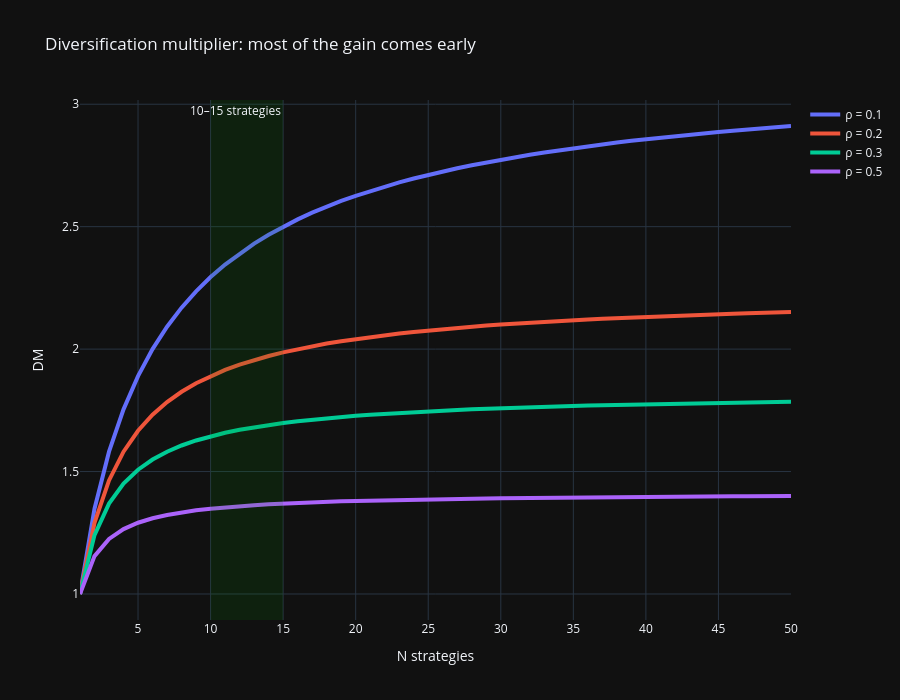

Write notebook code for a chart like this one.
### Markdown cell above
## 3. Diminishing returns

The **diversification multiplier** is how much the Sharpe ratio grows when you combine $N$ strategies: $DM = \sqrt{N / (1 + (N-1)\bar\rho)}$.

### Code cell
def div_mult(n, rho):
    return np.sqrt(n / (1 + (n - 1) * rho))

print("DM at ρ = 0.2:", {n: round(div_mult(n, 0.2), 2) for n in (1, 2, 5, 10, 20, 50)}, "| N → ∞:", round(1 / np.sqrt(0.2), 2))

dm = pd.DataFrame({f"ρ = {rho}": div_mult(ns, rho) for rho in (0.1, 0.2, 0.3, 0.5)}, index=ns)
fig = go.Figure([go.Scatter(x=dm.index, y=dm[c], name=c, line_width=4) for c in dm])
fig.add_vrect(x0=10, x1=15, fillcolor="green", opacity=0.15, line_width=0, annotation_text="10–15 strategies")
fig.update_layout(title="Diversification multiplier: most of the gain comes early", xaxis_title="N strategies",
                  yaxis_title="DM", height=700).show()

### Figure 1 — Plotly figure (JSON) as saved in the notebook; plotly's stock layout.template omitted (floating-point values rounded to 4 significant figures)
{"data": [{"line": {"width": 4}, "name": "ρ = 0.1", "type": "scatter", "x": [1, 2, 3, 4, 5, 6, 7, 8, 9, 10, 11, 12, 13, 14, 15, 16, 17, 18, 19, 20, 21, 22, 23, 24, 25, 26, 27, 28, 29, 30, 31, 32, 33, 34, 35, 36, 37, 38, 39, 40, 41, 42, 43, 44, 45, 46, 47, 48, 49, 50], "y": [1.0, 1.348, 1.581, 1.754, 1.89, 2.0, 2.092, 2.169, 2.236, 2.294, 2.345, 2.39, 2.431, 2.467, 2.5, 2.53, 2.557, 2.582, 2.605, 2.626, 2.646, 2.664, 2.681, 2.697, 2.712, 2.726, 2.739, 2.751, 2.763, 2.774, 2.784, 2.794, 2.803, 2.812, 2.82, 2.828, 2.836, 2.843, 2.85, 2.857, 2.864, 2.87, 2.876, 2.881, 2.887, 2.892, 2.897, 2.902, 2.907, 2.911]}, {"line": {"width": 4}, "name": "ρ = 0.2", "type": "scatter", "x": [1, 2, 3, 4, 5, 6, 7, 8, 9, 10, 11, 12, 13, 14, 15, 16, 17, 18, 19, 20, 21, 22, 23, 24, 25, 26, 27, 28, 29, 30, 31, 32, 33, 34, 35, 36, 37, 38, 39, 40, 41, 42, 43, 44, 45, 46, 47, 48, 49, 50], "y": [1.0, 1.291, 1.464, 1.581, 1.667, 1.732, 1.784, 1.826, 1.861, 1.89, 1.915, 1.936, 1.955, 1.972, 1.987, 2.0, 2.012, 2.023, 2.032, 2.041, 2.049, 2.057, 2.064, 2.07, 2.076, 2.082, 2.087, 2.092, 2.096, 2.1, 2.104, 2.108, 2.112, 2.115, 2.118, 2.121, 2.124, 2.127, 2.13, 2.132, 2.134, 2.137, 2.139, 2.141, 2.143, 2.145, 2.147, 2.148, 2.15, 2.152]}, {"line": {"width": 4}, "name": "ρ = 0.3", "type": "scatter", "x": [1, 2, 3, 4, 5, 6, 7, 8, 9, 10, 11, 12, 13, 14, 15, 16, 17, 18, 19, 20, 21, 22, 23, 24, 25, 26, 27, 28, 29, 30, 31, 32, 33, 34, 35, 36, 37, 38, 39, 40, 41, 42, 43, 44, 45, 46, 47, 48, 49, 50], "y": [1.0, 1.24, 1.369, 1.451, 1.508, 1.549, 1.581, 1.606, 1.627, 1.644, 1.658, 1.671, 1.681, 1.69, 1.698, 1.706, 1.712, 1.718, 1.723, 1.728, 1.732, 1.736, 1.74, 1.743, 1.746, 1.749, 1.752, 1.754, 1.756, 1.759, 1.761, 1.763, 1.764, 1.766, 1.768, 1.769, 1.771, 1.772, 1.773, 1.775, 1.776, 1.777, 1.778, 1.779, 1.78, 1.781, 1.782, 1.783, 1.784, 1.785]}, {"line": {"width": 4}, "name": "ρ = 0.5", "type": "scatter", "x": [1, 2, 3, 4, 5, 6, 7, 8, 9, 10, 11, 12, 13, 14, 15, 16, 17, 18, 19, 20, 21, 22, 23, 24, 25, 26, 27, 28, 29, 30, 31, 32, 33, 34, 35, 36, 37, 38, 39, 40, 41, 42, 43, 44, 45, 46, 47, 48, 49, 50], "y": [1.0, 1.155, 1.225, 1.265, 1.291, 1.309, 1.323, 1.333, 1.342, 1.348, 1.354, 1.359, 1.363, 1.366, 1.369, 1.372, 1.374, 1.376, 1.378, 1.38, 1.382, 1.383, 1.384, 1.386, 1.387, 1.388, 1.389, 1.39, 1.39, 1.391, 1.392, 1.393, 1.393, 1.394, 1.394, 1.395, 1.395, 1.396, 1.396, 1.397, 1.397, 1.398, 1.398, 1.398, 1.399, 1.399, 1.399, 1.4, 1.4, 1.4]}], "layout": {"annotations": [{"showarrow": false, "text": "10–15 strategies", "x": 15, "xanchor": "right", "xref": "x", "y": 1, "yanchor": "top", "yref": "y domain"}], "height": 700, "shapes": [{"fillcolor": "green", "line": {"width": 0}, "opacity": 0.15, "type": "rect", "x0": 10, "x1": 15, "xref": "x", "y0": 0, "y1": 1, "yref": "y domain"}], "title": {"text": "Diversification multiplier: most of the gain comes early"}, "xaxis": {"title": {"text": "N strategies"}}, "yaxis": {"title": {"text": "DM"}}}}
